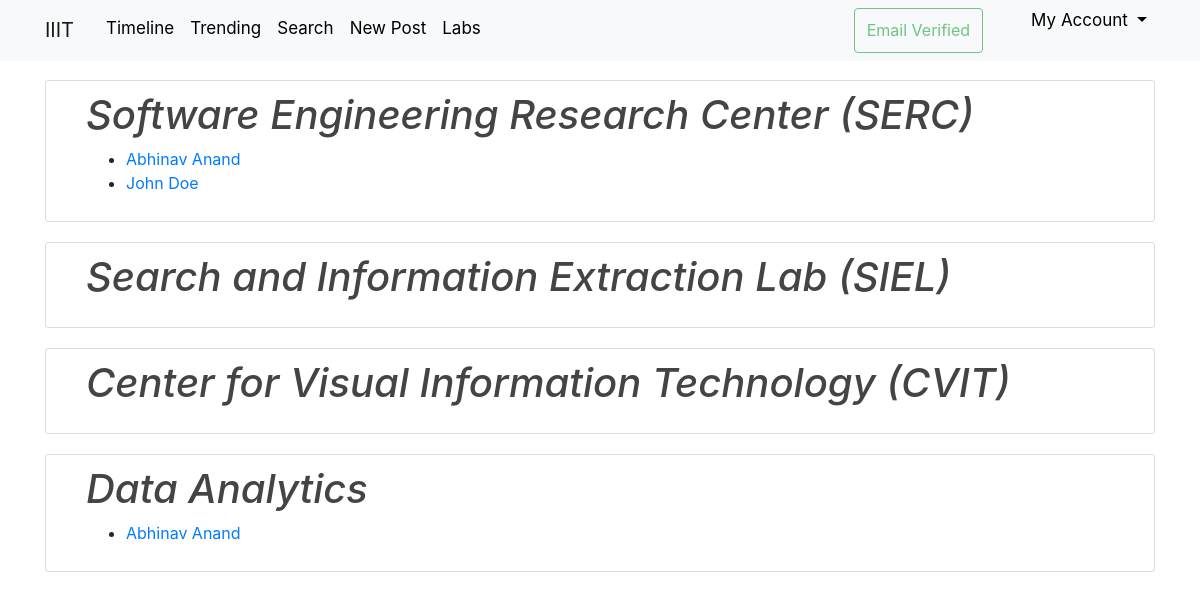
Screenshot of /labs (signed in) with the database file from the repository.
### iiit_research/models.py (models this page shows, shortened)
class Lab(db.Model):
    id = db.Column(db.Integer, primary_key=True)
    name = db.Column(db.String(100), nullable=False)
    description = db.Column(db.Text, nullable=False)
    image = db.Column(db.String(20), nullable=True)
    members = db.relationship('User', secondary=LabMembers, lazy='subquery',
                              backref=db.backref('lab', lazy=True))
    posts = db.relationship('Post', backref='author_lab', lazy=True)

class User(db.Model, UserMixin):
    id = db.Column(db.Integer, primary_key=True)
    name = db.Column(db.String(30), nullable=False)
    username = db.Column(db.String(20), unique=True, nullable=False)
    email = db.Column(db.String(120), unique=True, nullable=False)
    profile_pic = db.Column(db.String(20), nullable=False, default='default.jpg')
    password = db.Column(db.String(60), nullable=False)
    about_me = db.Column(db.String(500), nullable=True)
    email_verify = db.Column(db.Boolean, nullable=False, default=False)
    user_type = db.Column(db.String(10), nullable=False, default='student')
    posts = db.relationship('Post', backref='author', lazy=True)
    interests = db.relationship('Interest', secondary=UserInterests, lazy='subquery',
                                backref=db.backref('users', lazy=True))
    prof_id = db.Column(db.Integer, nullable=True)

### iiit_research/routes.py (the view)
@app.route('/labs')
@login_required
def labs():
    labs = Lab.query.all()
    return render_template('labs.html', labs=labs)

### iiit_research/models.py (called while the page is built)
@login_manager.user_loader
def load_user(user_id):
    return User.query.get(int(user_id))

### iiit_research/templates/labs.html
{% extends "layout.html" %}
{% block content %}
    {% for lab in labs %}
        <article class="media content-section">
            <div class="media-body">
                <h1>
                    <a class="article-title" href="{{ url_for('lab_detail',lab_id=lab.id) }}">{{ lab.name }}</a>
                </h1>
                <ul>
                    {% for member in lab.members %}
                        <li>
                            <a href="{{ url_for('public_profile',username=member.username) }}">
                                {{ member.name }}
                            </a>
                        </li>
                    {% endfor %}
                </ul>
            </div>
        </article>
    {% endfor %}
{% endblock content %}

### iiit_research/static/main.css (style rules this page uses)
body { margin-top: 5rem; }
h1, h2, h3, h4, h5, h6 { color: #444444; }
.content-section { padding: 10px 40px; border: 1px solid #dddddd; border-radius: 3px; margin-bottom: 20px; }
.article-title { color: #444444; font-style: italic; }

### rows the page displays
Lab: name "Software Engineering Research Center (SERC)"
User: name "Abhinav Anand"
User: name "John Doe"
Lab: name "Search and Information Extraction Lab (SIEL)"
Lab: name "Center for Visual Information Technology (CVIT)"
Lab: name "Data Analytics"
